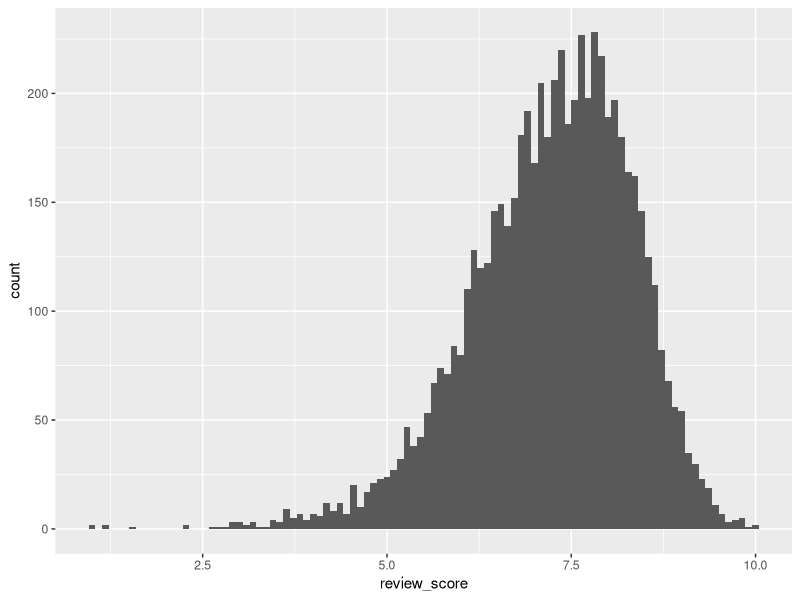
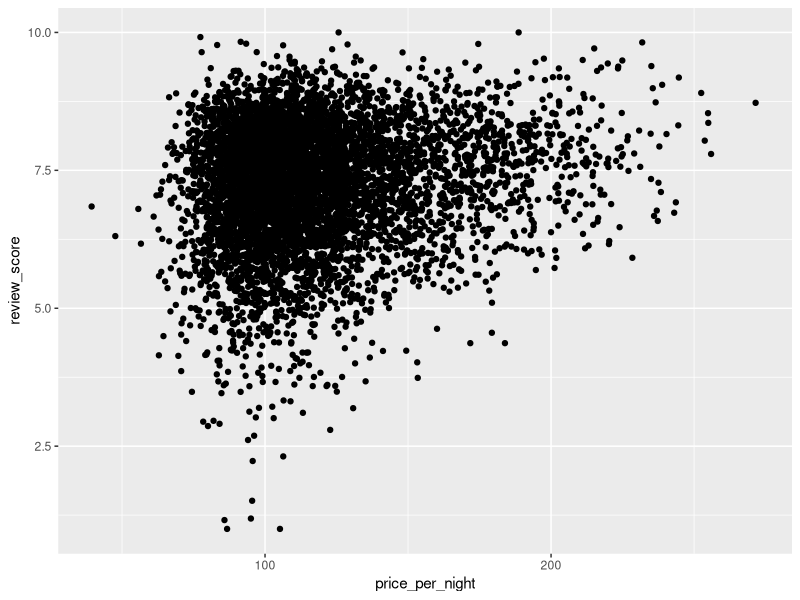
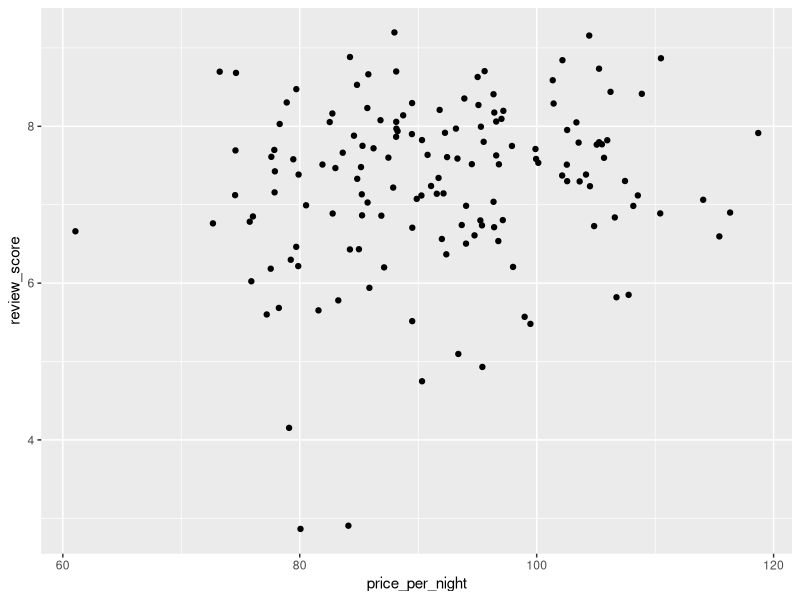
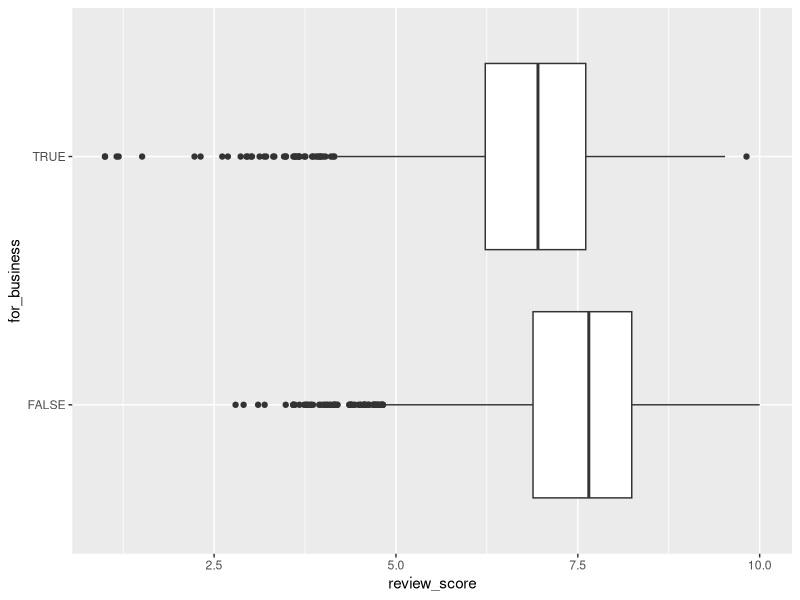

The R script that drew these images, in order:
## ---- chunk 1
library(tidyverse)
## ---- chunk 2
booking= read_csv('data/bookings.csv')
property=read_csv('data/properties.csv')

booking
property
## ---- chunk 3
x=booking %>% 
  select(review_score)
x  

y=booking %>% 
  filter(status=='stayed'&!is.na(review_score))
y

cheap=booking %>% 
  select(review_score,room_nights) %>% 
  filter(booking$price_per_night<80)
cheap


booking %>% 
  filter(checkin_day=='wed') %>% 
  select(property_id,status) %>% 
  head(2)
## ---- chunk 4
booking %>% 
  ggplot(
    aes(review_score)
  )+geom_histogram(bins = 100)

booking %>% 
  ggplot(
    aes(price_per_night,review_score)
  )+geom_point()

booking %>% 
  filter(room_nights>7, status=='stayed') %>% 
  select(price_per_night,review_score) %>% 
  ggplot(
    aes(price_per_night,review_score)
  )+geom_point()
## ---- chunk 5
booking %>% 
  mutate(centered_mean=price_per_night-mean(price_per_night)) %>% 
  head(2)
## ---- chunk 6
booking %>% 
  summarise(
    n()
    , n_miss=sum(is.na(review_score))
    ,mean_score=mean(review_score,na.rm=T))

booking %>% 
  summarise(
    n()
    , stayed_booking=sum(status=='stayed')
    , mean_total=mean(price_per_night*room_nights)                   
    
  )
## ---- chunk 7
booking %>% 
  group_by(
    for_business
  ) %>% 
  summarise(
    n=n()
    , mean_review=mean(review_score,na.rm=T))

mixed=booking %>% 
  full_join(property) %>% 
  count(destination,checkin_day) %>% 
  pivot_wider(
    names_from = checkin_day,values_from = n
  )
mixed 
## ---- chunk 8
long=mixed%>%
  pivot_longer(cols = 2:8, names_to = 'day',values_to = 'count')
long
## ---- chunk 9
wide= long %>% 
  pivot_wider(names_from = "day", values_from = "count")
wide
## ---- chunk 10
booking %>% 
  ggplot(
    aes(
      review_score,for_business
    )
  )+geom_boxplot()
## ---- chunk 11
library(digest)

property %>% 
  mutate(property_id=map_chr(property_id,digest))
## ---- chunk 12
property %>% 
  mutate(facilities=strsplit(facilities,","))
property$facilities[1]
## ---- chunk 13
property %>%
  mutate(facilities=strsplit(facilities,",")) %>% 
  mutate(n_facility=map_int(facilities,length))
